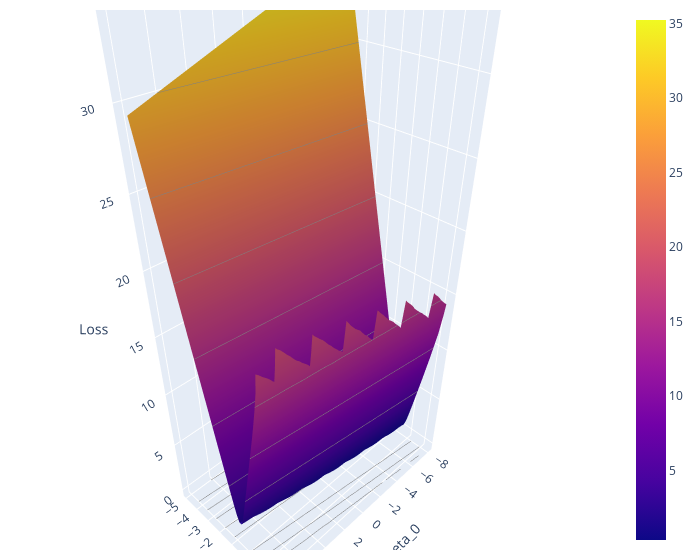

Source (notebook cell):
### Markdown cell above
<br/>

Below is an interactive plot showing the average training cross-entropy loss for various values of $\theta_0$ and $\theta_1$ (respectively x and y axis in the plot). You may receive an `Javascript Error: Something went wrong with axis scaling` error. If your image does not show up, there are two potential workarounds: (1) run the following cell below to generate a static version of the plot and check out the interactive plot in the walkthrough video, or (2) restart your kernel (upper left menu -> `Kernel` -> `Restart Kernel and Run up to Selected Cell...`).

### Code cell
# Run this cell to create the plotly visualization. 
# If this gives a  Javascript Error, run the cell below instead. 
with np.errstate(invalid='ignore', divide='ignore'):
    uvalues = np.linspace(-8,8,70)
    vvalues = np.linspace(-5,5,70)
    (u,v) = np.meshgrid(uvalues, vvalues)
    thetas = np.vstack((u.flatten(),v.flatten()))
    lr_avg_loss_values = np.array([lr_avg_loss(t, X_intercept_train, Y_train) for t in thetas.T])
    lr_loss_surface = go.Surface(name="Logistic Regression Loss",
            x=u, y=v, z=np.reshape(lr_avg_loss_values,(len(uvalues), len(vvalues))),
            contours=dict(z=dict(show=True, color="gray", project=dict(z=True)))
        )
    fig = go.Figure(data=[lr_loss_surface])
    fig.update_layout(
        scene = dict(
            xaxis_title='theta_0',
            yaxis_title='theta_1',
            zaxis_title='Loss'),
            width=700,
            margin=dict(r=20, l=10, b=10, t=10))
    py.iplot(fig)

### Figure 1 — Plotly figure (JSON) as saved in the notebook; plotly's stock layout.template omitted (floating-point values rounded to 4 significant figures; data arrays with more than 128 entries replaced by an {"elided": "..."} marker saying what was removed)
{"data": [{"contours": {"z": {"color": "gray", "project": {"z": true}, "show": true}}, "name": "Logistic Regression Loss", "type": "surface", "x": {"elided": "70x70 float values"}, "y": {"elided": "70x70 float values"}, "z": {"elided": "70x70 float values"}}], "layout": {"margin": {"b": 10, "l": 10, "r": 20, "t": 10}, "scene": {"aspectmode": "auto", "aspectratio": {"x": 1, "y": 1, "z": 1}, "xaxis": {"title": {"text": "theta_0"}, "type": "linear"}, "yaxis": {"title": {"text": "theta_1"}, "type": "linear"}, "zaxis": {"title": {"text": "Loss"}, "type": "linear"}}, "width": 700}}
